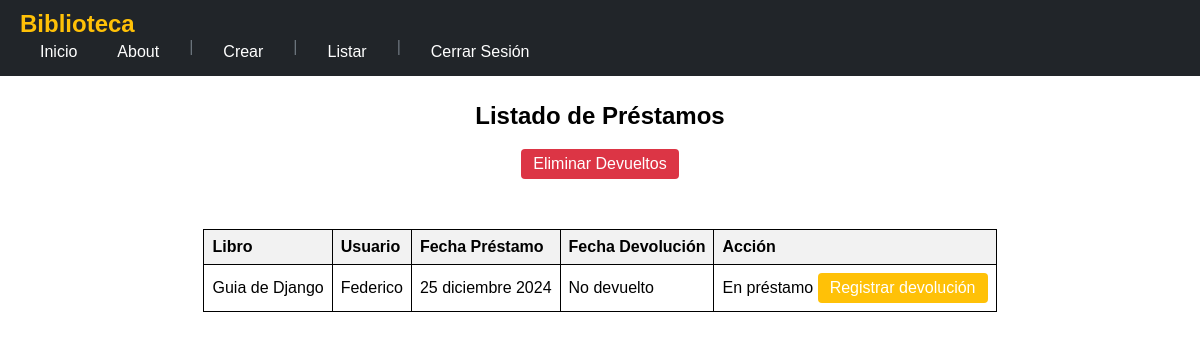
The page /listar_prestamos/ (signed in) on the database its author committed.
### biblioteca/models.py (models this page shows, shortened)
class Prestamo(models.Model):
    libro = models.ForeignKey(Libro, on_delete=models.CASCADE)
    usuario = models.ForeignKey(Usuario, on_delete=models.CASCADE)
    fecha_prestamo = models.DateField(auto_now_add=True)
    fecha_devolucion = models.DateField(null=True, blank=True)

class Libro(models.Model):
    titulo = models.CharField(max_length=200)
    autor = models.CharField(max_length=100)
    isbn = models.CharField(max_length=13, unique=True)
    disponible = models.BooleanField(default=True)

class Usuario(models.Model):
    nombre = models.CharField(max_length=100)
    email = models.EmailField(unique=True)
    telefono = models.CharField(max_length=15, blank=True, null=True)
    fecha_registro = models.DateTimeField(auto_now_add=True)

### biblioteca/views.py (the view)
# urls.py: path('listar_prestamos/', views.listar_prestamos, name='listar_prestamos'),
@login_required
def listar_prestamos(request):
    prestamos = Prestamo.objects.all()
    return render(request, "biblioteca/listar_prestamos.html", {"prestamos": prestamos})

### biblioteca/templates/biblioteca/listar_prestamos.html (shortened to what this page needs)
{% extends 'biblioteca/base.html' %}
{% block contenido %}
<fieldset>
    <table style="margin-bottom: 50px;">
            <div>
                <legend><h2>Listado de Préstamos</h2></legend>
            </div>
            <div>
                {% if user.is_authenticated %}
                    <form action="{% url 'eliminar_prestamos_devueltos' %}" method="post" style="display:inline;">
                    <button type="submit" class="btn btn-danger btn-sm" onclick="return confirm('¿Estás seguro de que quieres eliminar todos los préstamos devueltos?')">Eliminar Devueltos</button>
                    </form>
                {% endif %}
                </div>
    </table>
    <table>
        <thead>
            <tr>
                <th>Libro</th>
                <th>Usuario</th>
                <th>Fecha Préstamo</th>
                <th>Fecha Devolución</th>
                <th>Acción</th>
            </tr>
        </thead>
        <tbody>
            {% for prestamo in prestamos %}
            <tr>
                <td>{{ prestamo.libro.titulo }}</td>
                <td>{{ prestamo.usuario.nombre }}</td>
                <td>
                    {% if prestamo.fecha_prestamo %}
                        {{ prestamo.fecha_prestamo|date:"d F Y" }}
                    {% else %}
                        Fecha no disponible
                    {% endif %}
                </td>
                <td>
                    {% if prestamo.fecha_devolucion %}
                        {{ prestamo.fecha_devolucion|date:"d F Y" }}
                    {% else %}
                        No devuelto
                    {% endif %}
                </td>
                <td>
                    {% if not prestamo.fecha_devolucion %}
                        En préstamo
                        <a href="{% url 'registrar_devolucion' prestamo.id %}" class="btn btn-warning">Registrar devolución</a>
                    {% else %}
                        Devuelto
                    {% endif %}
                </td>
            </tr>
            {% endfor %}
        </tbody>
    </table>
</fieldset>
{% endblock %}

### biblioteca/static/css/styles.css (style rules this page uses)
body { margin: 0; font-family: Arial, sans-serif; cursor: default; }
body.authenticated { cursor: pointer; }
fieldset { border: 0px; }
table { width: 100%; border-collapse: collapse; }
th, td { border: 1px solid black; padding: 8px; text-align: left; }
th { background-color: #f2f2f2; }
.btn { display: inline-block; text-align: center; padding: 0.375rem 0.75rem; font-size: 1rem; border-radius: 0.25rem; border: none; text-decoration: none; color: white; }
.btn-warning { background-color: #ffc107; }
.btn-danger { background-color: #dc3545; }

### rows shown on the page
Prestamo: libro.titulo "Guia de Django", usuario.nombre "Federico", fecha_prestamo "25 diciembre 2024", shows "No devuelto", shows "En préstamo"
